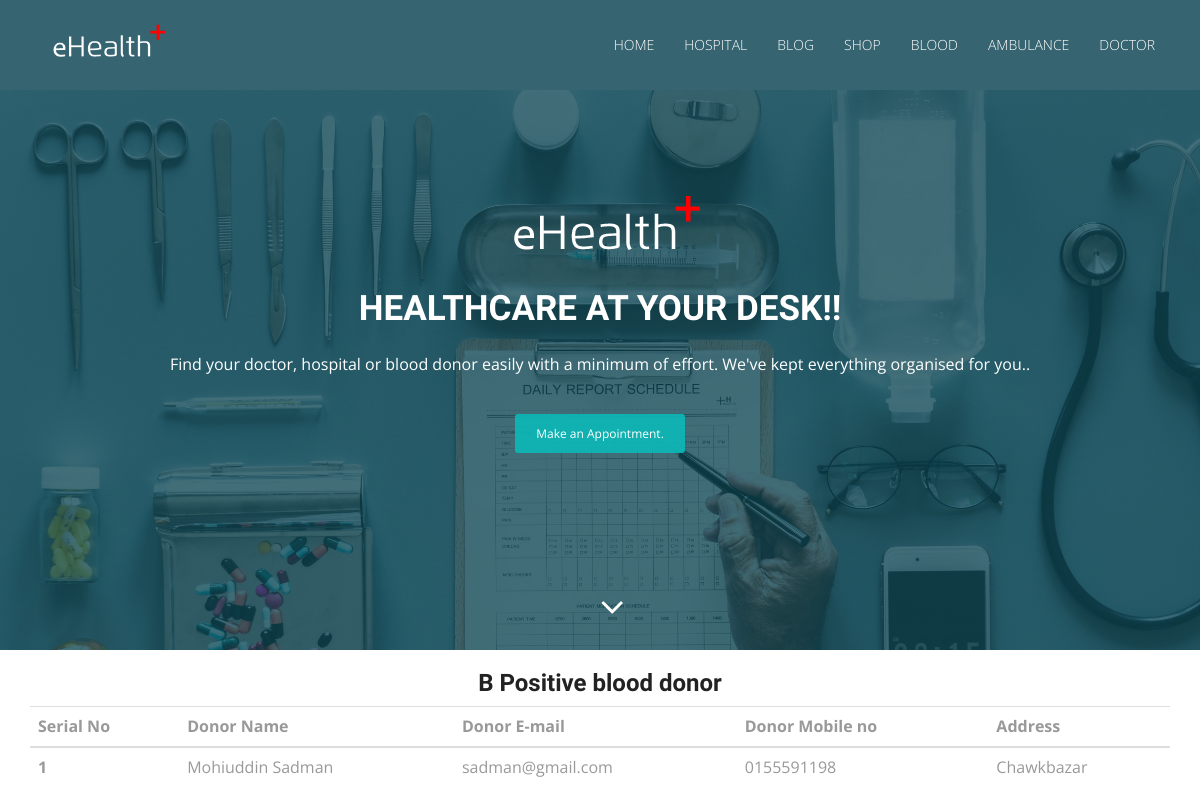
/index.php/welcome/b_positive, run on an earlier commit of the app's database.
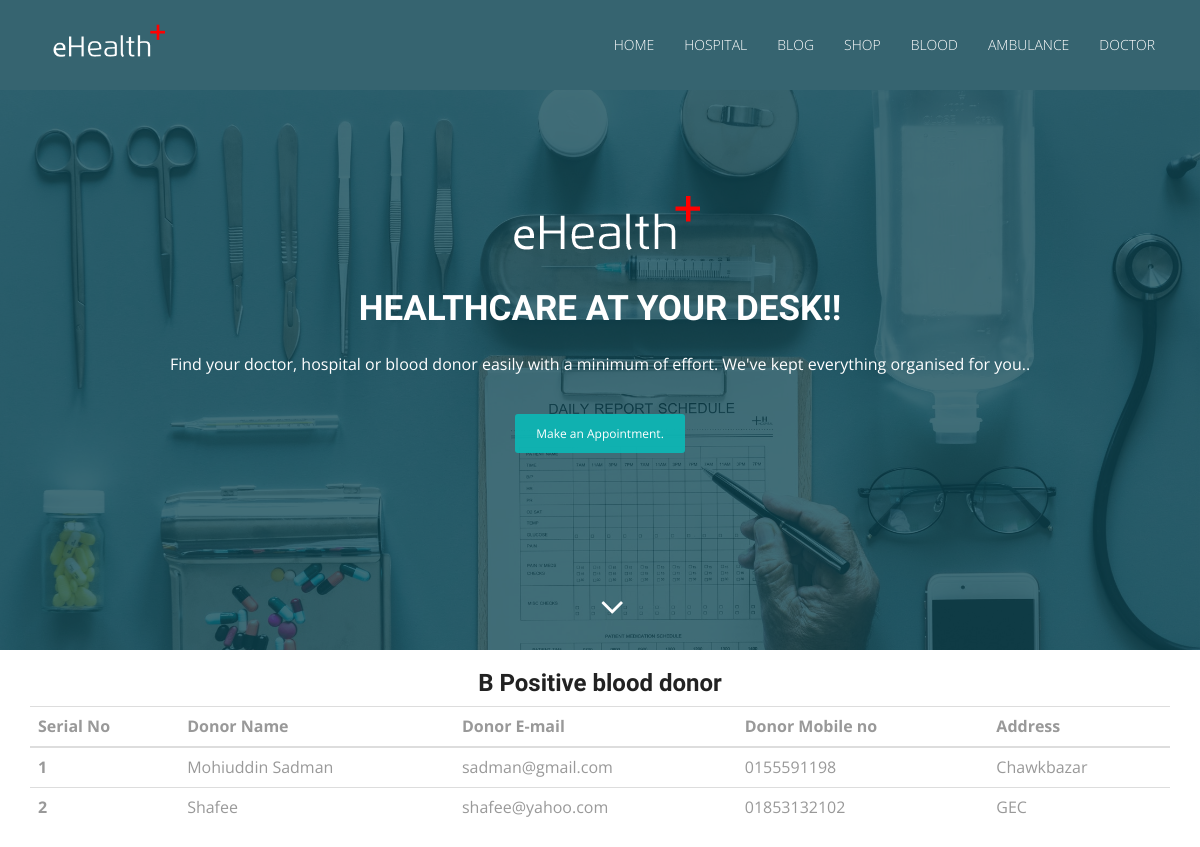
And on a later commit of the database.
### tables this page shows
CREATE TABLE `tbl_donor` (
  `donor_id` int(11) NOT NULL,
  `donor_name` varchar(255) NOT NULL,
  `donor_blood_group` varchar(11) NOT NULL,
  `donor_email` varchar(255) NOT NULL,
  `donor_mobile_no` varchar(16) NOT NULL,
  `donor_address` varchar(255) NOT NULL,
  `donor_status` tinyint(3) NOT NULL
);

### application/controllers/Welcome.php (called while the page is built, shortened)
<?php
class Welcome extends CI_Controller
{
    public function __construct()
    {
        $this->load->model('welcome_model');
    }
    public function b_positive()
    {
        $data = array();
        $data['all_b_positive_donor'] = $this->welcome_model->all_active_b_positive_donors('B+');
        $this->load->view('pages/b_positive', $data);
    }
}

### index.php (called while the page is built, shortened)
<?php
require_once BASEPATH.'core/CodeIgniter.php';

### application/models/Welcome_model.php (called while the page is built, shortened)
<?php
class Welcome_model extends CI_Model
{
    public function all_active_b_positive_donors($donor_blood_group)
    {
        $result = $this->db->select('*')
            ->from('tbl_donor')
            ->where(array('donor_status' => 1, 'donor_blood_group' => $donor_blood_group))
            ->get()->result();
        return $result;
    }
}

### application/views/pages/b_positive.php (the view, shortened to what this page needs)
<!DOCTYPE html>
<html lang="en">
<head>
    <link rel="stylesheet" type="text/css" href="<?php echo base_url()?>asset/css/font-awesome.min.css">
    <link rel="stylesheet" type="text/css" href="<?php echo base_url()?>asset/css/bootstrap.min.css">
    <link rel="stylesheet" type="text/css" href="<?php echo base_url()?>asset/css/style.css">
</head>
<body id="myPage" data-spy="scroll" data-target=".navbar" data-offset="60">
<section id="banner" class="banner">
    <div class="bg-color">
        <nav class="navbar navbar-default navbar-fixed-top">
            <div class="container">
                <div class="col-md-12">
                    <div class="navbar-header">
                        <a class="navbar-brand" href="<?php echo base_url()?>"><img src="<?php echo base_url()?>asset/img/logo.png" class="img-responsive" style="width: 140px; margin-top: -16px;"></a>
                    </div>
                    <div class="collapse navbar-collapse navbar-right" id="myNavbar">
                        <ul class="nav navbar-nav">
                            <li class=""><a href="<?php echo base_url() ?>">Home</a></li>
                            <li class=""><a href="<?php echo base_url('welcome/hospital_master') ?>">Hospital</a></li>
                            <li class=""><a href="#blog">Blog</a></li>
                            <li class=""><a href="#shop">Shop</a></li>
                            <li class=""><a href="<?php echo base_url('welcome/add_donor_master') ?>">Blood</a></li>
                            <li class=""><a href="<?php echo base_url('welcome/add_ambulance_master') ?>">Ambulance</a>
                            </li>
                            <li class=""><a href="<?php echo base_url('welcome/add_doctor_master') ?>">Doctor</a></li>
                        </ul>
                    </div>
                </div>
            </div>
        </nav>
        <div class="container">
            <div class="row">
                <div class="banner-info">
                    <div class="banner-logo text-center">
                        <img src="<?php echo base_url()?>asset/img/logo.png" class="img-responsive">
                    </div>
                    <div class="banner-text text-center">
                        <h1 class="white">Healthcare at your desk!!</h1>
                        <p>Find your doctor, hospital or blood donor easily with a minimum of effort. We've kept everything organised for you..</p>
                        <a href="<?php echo base_url('welcome/add_doctor_master')?>" class="btn btn-appoint">Make an Appointment.</a>
                    </div>
                    <div class="overlay-detail text-center">
                        <a href="#cta-3"><i class="fa fa-angle-down"></i></a>
                    </div>
                </div>
            </div>
        </div>
    </div>
</section>
<div class="container">
    <h3 class="text-center">B Positive blood donor</h3>
    <table class="table table-dark">
        <tr>
            <th scope="col">Serial No</th>
            <th scope="col">Donor Name</th>
            <th scope="col">Donor E-mail</th>
            <th scope="col">Donor Mobile no</th>
            <th scope="col">Address</th>
        </tr>
        <tbody>
        <?php
        $i = 1;
        foreach($all_b_positive_donor as $v_donor){
            ?>
            <tr>
                <th scope="row"><?php echo $i++?></th>
                <td><?php echo $v_donor->donor_name?></td>
                <td><?php echo $v_donor->donor_email?></td>
                <td><?php echo $v_donor->donor_mobile_no?></td>
                <td><?php echo $v_donor->donor_address?></td>
            </tr>
        <?php } ?>
        </tbody>
    </table>
</div>
</body>
</html>

What changed in the data, as far as the page shows it:
added tbl_donor: donor_name "Shafee", donor_email "shafee@yahoo.com", donor_mobile_no "01853132102", donor_address "GEC"
